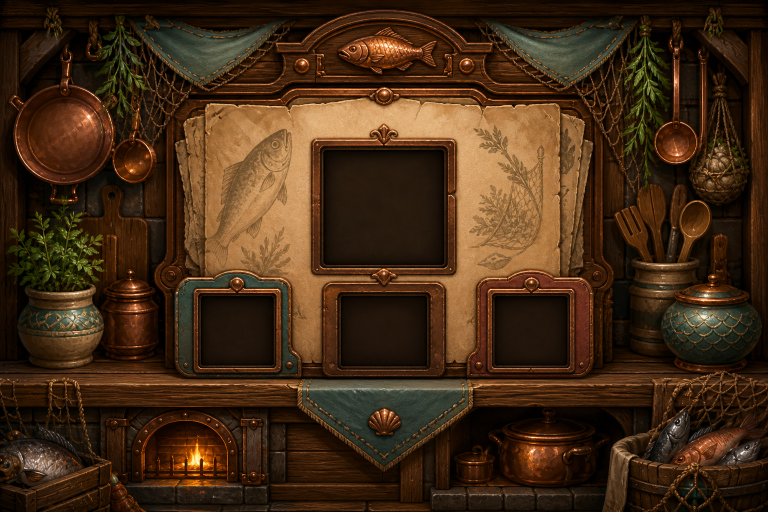
#> input picture gui-forge/src/cooking_confirm_bg_imagegen.png, 1536 x 1024 px (shown at 1/2 size)
$ python prepare_cooking_confirm_bg.py
#> lines starting #> are read from the running program, lines starting #| are printed output that depends on the picture
#!/usr/bin/env python3
"""Fit and align the ImageGen recipe confirmation workstation."""
from pathlib import Path

from PIL import Image, ImageDraw

HERE = Path(__file__).resolve().parent
RAW = HERE / "src" / "cooking_confirm_bg_imagegen.png"
OUT = HERE / "src" / "cooking_confirm" / "bg_source.png"
W, H = 704, 672
SLOT = 72


def socket(draw: ImageDraw.ImageDraw, x: int, y: int, accent) -> None:
    box = (x + 4, y + 4, x + SLOT - 5, y + SLOT - 5)
    draw.rounded_rectangle(box, radius=9, fill=(35, 22, 16, 255), outline=(*accent, 255), width=4)
    draw.rounded_rectangle((box[0] + 4, box[1] + 4, box[2] - 4, box[3] - 4),
                           radius=6, outline=(153, 96, 48, 255), width=2)


def main() -> None:
    if not RAW.exists():
        raise SystemExit(f"원화가 없습니다: {RAW}")
    raw = Image.open(RAW).convert("RGBA")
    im = raw.resize((W, 470), Image.Resampling.LANCZOS)
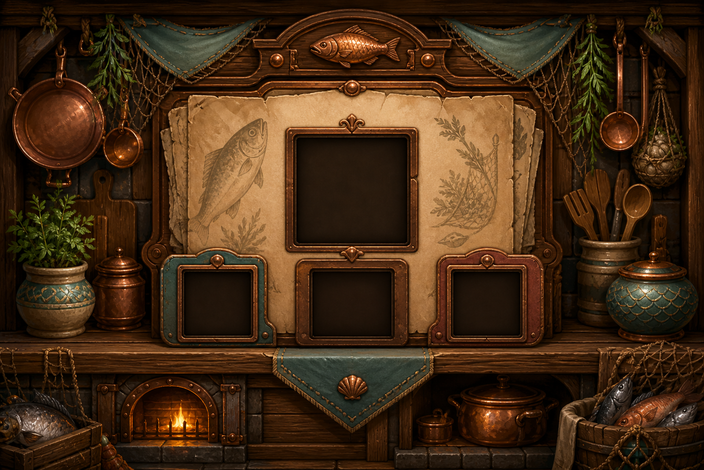
#> im: PIL image 704x470 RGBA; mean R, G, B, A 67.9, 43.4, 21.7, 255
    canvas = Image.new("RGBA", (W, H), (31, 20, 13, 255))
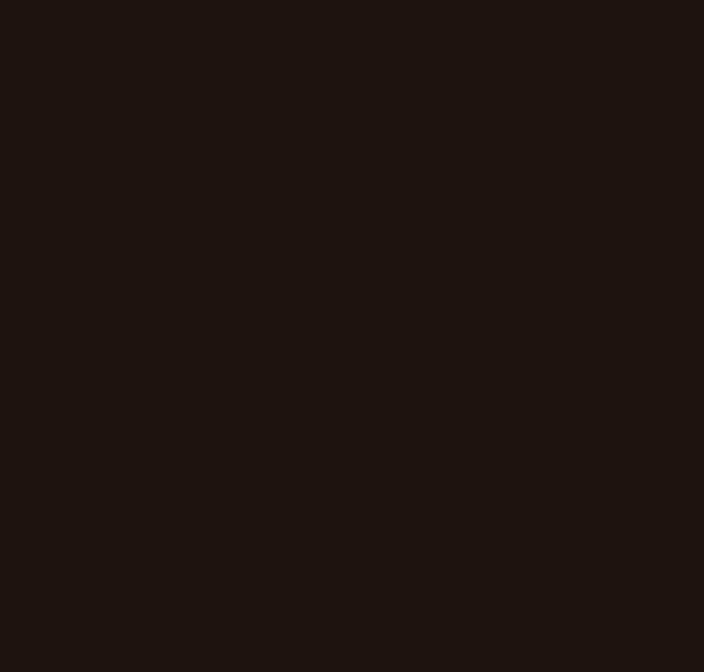
#> canvas: PIL image 704x672 RGBA; mean R, G, B, A 31, 20, 13, 255
    canvas.paste(im, (0, 0))
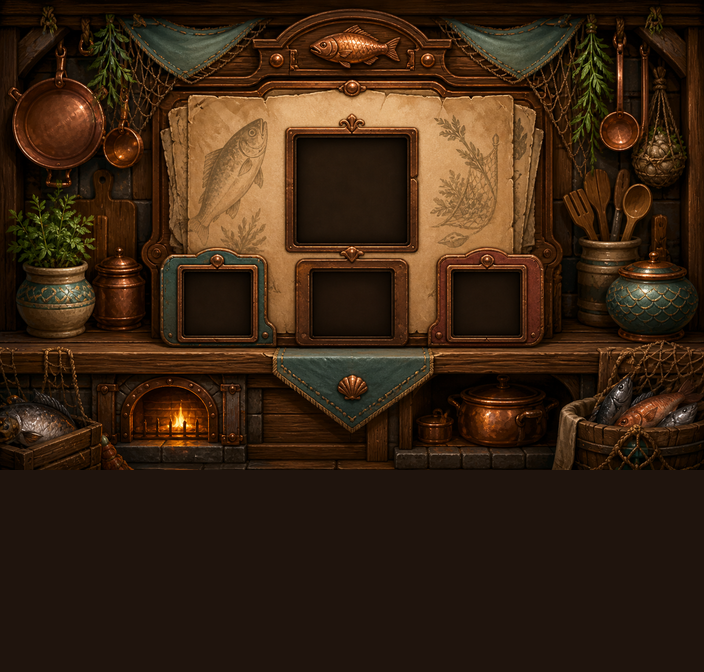
#> canvas: PIL image 704x672 RGBA; mean R, G, B, A 56.8, 36.4, 19.1, 255
    draw = ImageDraw.Draw(canvas)

    # Replace approximate generated recesses with exact slots 11/13/15.
    draw.rectangle((132, 124, 572, 220), fill=(68, 41, 25, 255), outline=(120, 73, 36, 255), width=3)
    socket(draw, 172, 140, (49, 137, 124))
    socket(draw, 316, 140, (210, 148, 55))
    socket(draw, 460, 140, (172, 72, 56))

    # Shared player inventory grid is deterministic in build_plate.py.
    draw.rectangle((24, 332, 680, 671), fill=(22, 16, 12, 255))
    OUT.parent.mkdir(parents=True, exist_ok=True)
    canvas.convert("RGB").save(OUT)
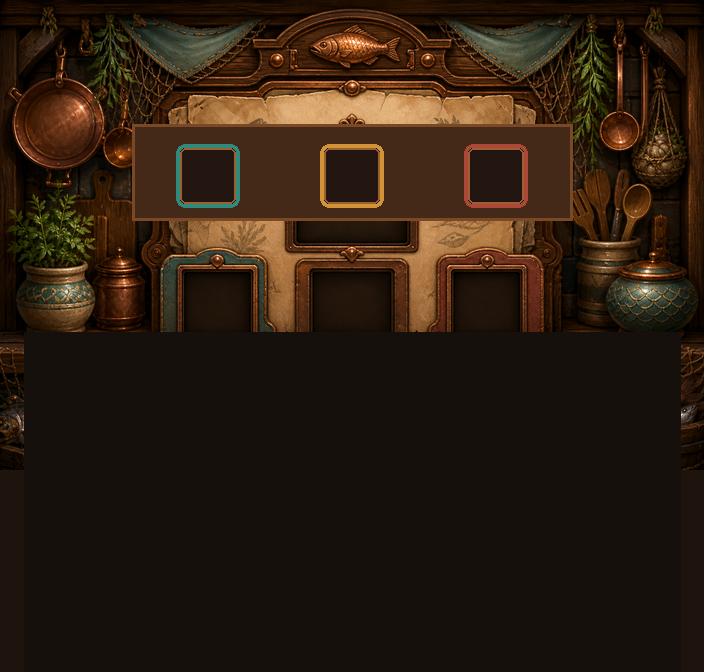
#> saved as bg_source.png: PIL image 704x672 RGB; mean R, G, B 44.5, 29.3, 16.8
    print(f"요리 확인 전용 판 → {OUT} (원화 {raw.size} → {W}x{H})")
#| 요리 확인 전용 판 → gui-forge/src/cooking_confirm/bg_source.png (원화 (1536, 1024) → 704x672)


if __name__ == "__main__":
    main()
